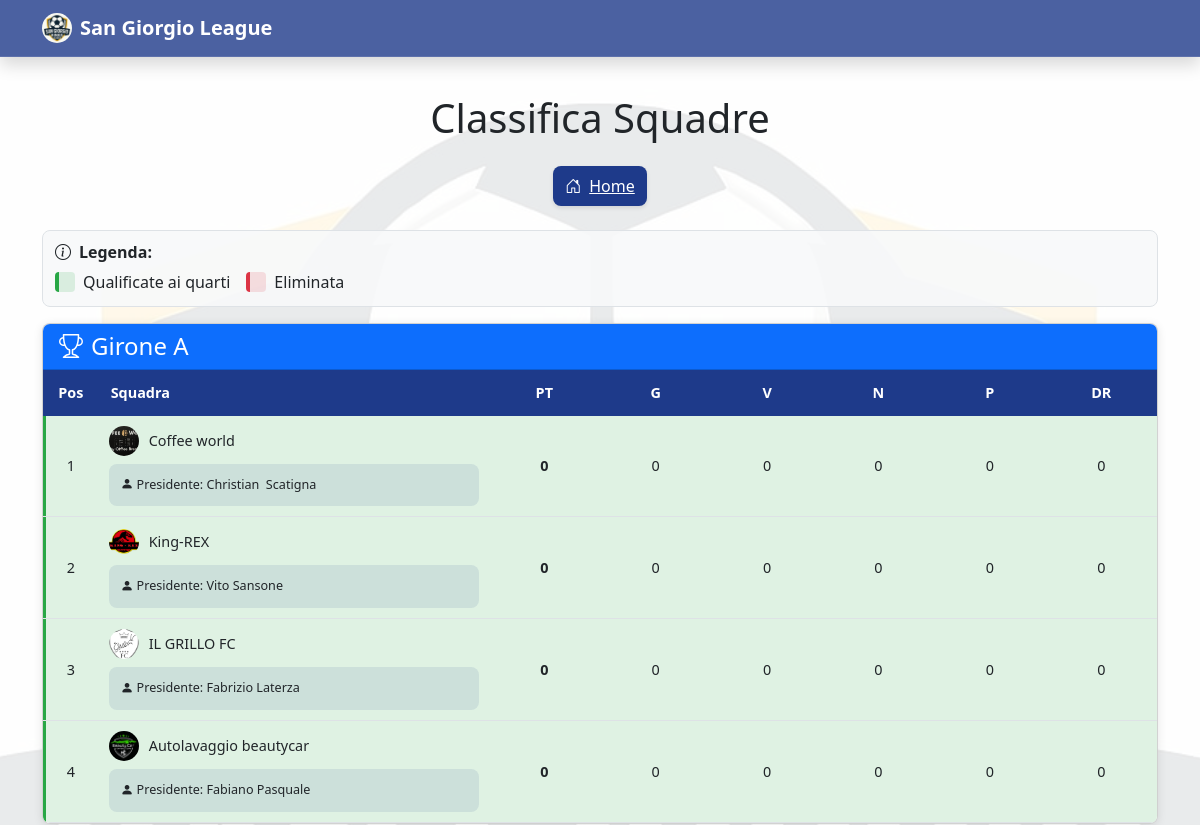
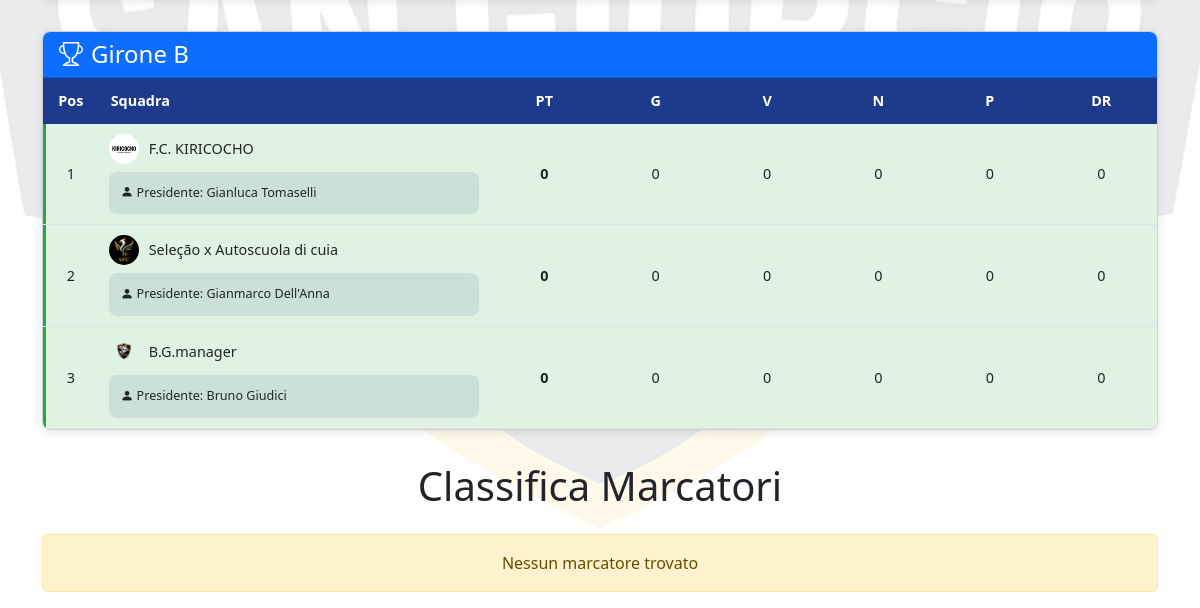
Page /Classifica.php on the earlier database version (2 pictures, top to bottom).
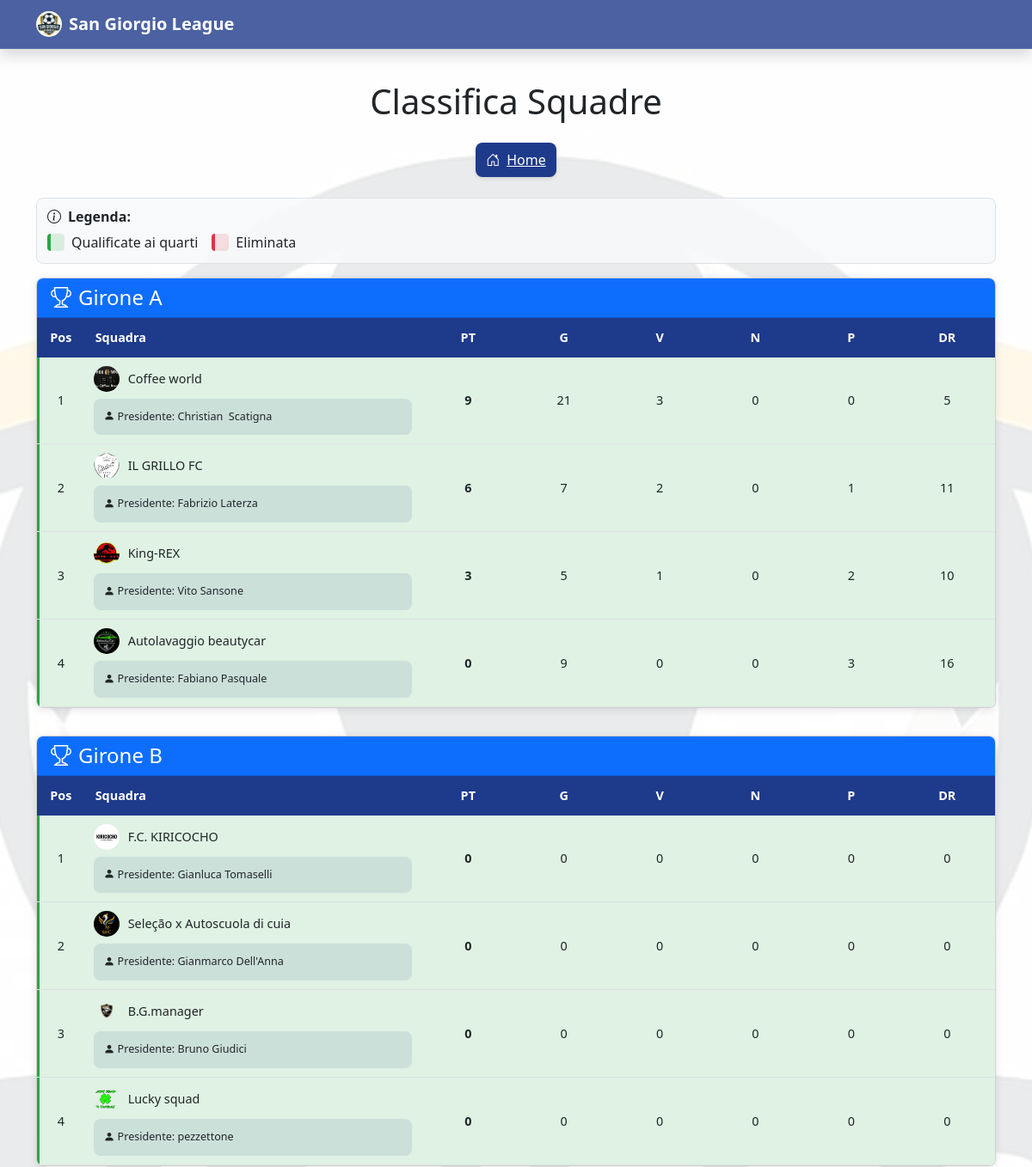
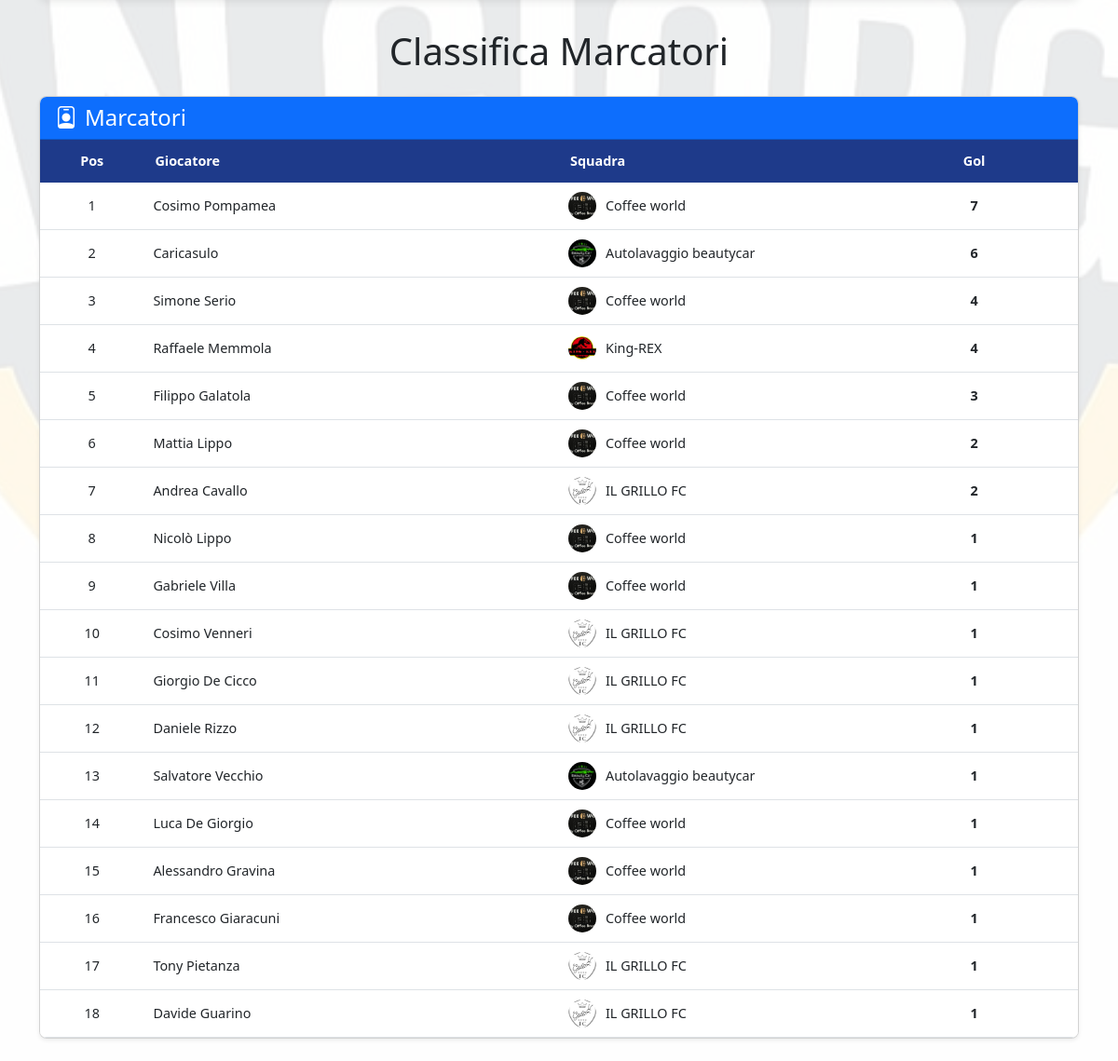
Same page on the later database version (2 pictures, top to bottom).
### tables this page shows
CREATE TABLE `squadre` (
  `ID_squadre` int(11) NOT NULL,
  `Nome` varchar(30) DEFAULT NULL,
  `immagini_loghi` varchar(30) NOT NULL,
  `Cod_presidenti` int(11) DEFAULT NULL,
  `Cod_campionato` int(11) DEFAULT NULL,
  `PT` int(11) DEFAULT 0,
  `G` int(11) DEFAULT 0,
  `V` int(11) DEFAULT 0,
  `N` int(11) DEFAULT 0,
  `P` int(11) DEFAULT 0,
  `DR` int(11) DEFAULT 0,
  `Girone` varchar(10) DEFAULT NULL
);

CREATE TABLE `presidenti` (
  `ID_presidenti` int(11) NOT NULL,
  `Nome` varchar(30) DEFAULT NULL,
  `Cognome` varchar(30) DEFAULT NULL
);

CREATE TABLE `giocatori` (
  `ID_giocatori` int(11) NOT NULL,
  `Nome` varchar(30) DEFAULT NULL,
  `Cognome` varchar(30) DEFAULT NULL,
  `Cod_squadre` int(11) DEFAULT NULL
);

### Classifica.php (the view, shortened to what the changed rows need)
<!DOCTYPE html>
<html lang="it">
<head>
    <link href="https://cdn.jsdelivr.net/npm/bootstrap@5.3.3/dist/css/bootstrap.min.css" rel="stylesheet">
    <link href="https://cdn.jsdelivr.net/npm/bootstrap-icons@1.10.5/font/bootstrap-icons.css" rel="stylesheet">
    <link rel="stylesheet" href="https://cdnjs.cloudflare.com/ajax/libs/animate.css/4.1.1/animate.min.css">
    <link rel="stylesheet" href="./style.css">
</head>
<body>
    <div class="container mt-4">
        <h1 class="text-center mb-4 animate__animated animate__fadeInDown">Classifica Squadre</h1>
        <div class="d-flex justify-content-center gap-3 mb-4">
            <a href="index.php" class="nav-btn home-btn">
            </a>
        </div>
        <?php
        include 'connessione.php';
        include 'utility.php';
        echo '<div class="legenda-classifica animate__animated animate__fadeIn">';
        echo '<h6><i class="bi bi-info-circle me-2"></i>Legenda:</h6>';
        echo '<div class="d-flex flex-wrap gap-3">';
        echo '</div>';
        echo '</div>';
        $query_gironi = "SELECT DISTINCT Girone FROM squadre WHERE Cod_campionato = 2 ORDER BY Girone";
        $result_gironi = $conn->query($query_gironi);
        if ($result_gironi->num_rows > 0) {
            while($girone_row = $result_gironi->fetch_assoc()) {
                $girone = $girone_row['Girone'];
                echo '<div class="card animate__animated animate__fadeIn">';
                echo '<div class="card-header bg-primary text-white">';
                echo '<h4 class="mb-0"><i class="bi bi-trophy me-2"></i>Girone '.$girone.'</h4>';
                echo '</div>';
                echo '<div class="card-body p-0">';
                echo '<div class="table-container">';
                echo '<table class="table-classifica mb-0">';
                echo '<thead>';
                echo '<tr>';
                echo '<th style="width: 5%;">Pos</th>';
                echo '<th style="width: 35%; text-align: left;">Squadra</th>';
                echo '<th style="width: 10%;">PT</th>';
                echo '<th style="width: 10%;">G</th>';
                echo '<th style="width: 10%;">V</th>';
                echo '<th style="width: 10%;">N</th>';
                echo '<th style="width: 10%;">P</th>';
                echo '<th style="width: 10%;">DR</th>';
                echo '</tr>';
                echo '</thead>';
                echo '<tbody>';
                $query_squadre = "SELECT
                                    squadre.ID_squadre,
                                    squadre.Nome,
                                    squadre.PT,
                                    squadre.G,
                                    squadre.V,
                                    squadre.N,
                                    squadre.P,
                                    squadre.DR,
                                    presidenti.Nome AS presidente_nome,
                                    presidenti.Cognome AS presidente_cognome
                                FROM squadre
                                LEFT JOIN presidenti ON squadre.Cod_presidenti = presidenti.ID_presidenti
                                WHERE squadre.Cod_campionato = 2
                                AND squadre.Girone = '".$girone."'
                                ORDER BY squadre.PT DESC, squadre.DR DESC";
                $result_squadre = $conn->query($query_squadre);
                if ($result_squadre->num_rows > 0) {
                    $posizione = 1;
                    $num_squadre = $result_squadre->num_rows;
                    while($row = $result_squadre->fetch_assoc()) {
                        $rowClass = '';
                        if ($posizione < 5) {
                            $rowClass = 'primo';
                        } elseif ($posizione >= $num_squadre - 1) {
                            $rowClass = 'retrocessione';
                        }
                        echo '<tr class="'.$rowClass.'">';
                        echo '<td>'.$posizione.'</td>';
                        echo '<td style="text-align: left;">';
                        echo displaySquadraWithLogo($row['Nome'], $conn);
                        if (!empty($row['presidente_nome']) || !empty($row['presidente_cognome'])) {
                            $presidente = trim($row['presidente_nome'] . ' ' . $row['presidente_cognome']);
                            echo '<div class="presidente-info small">';
                            echo '<i class="bi bi-person-fill"></i> Presidente: '.$presidente;
                            echo '</div>';
                        }
                        echo '</td>';
                        echo '<td><strong>'.$row['PT'].'</strong></td>';
                        echo '<td>'.$row['G'].'</td>';
                        echo '<td>'.$row['V'].'</td>';
                        echo '<td>'.$row['N'].'</td>';
                        echo '<td>'.$row['P'].'</td>';
                        echo '<td>'.$row['DR'].'</td>';
                        echo '</tr>';
                        $posizione++;
                    }
                } else {
                    echo '<tr><td colspan="8" class="text-center py-3">Nessuna squadra trovata in questo girone</td></tr>';
                }
                echo '</tbody>';
                echo '</table>';
                echo '</div>';
                echo '</div>';
                echo '</div>';
            }
        } else {
            echo '<div class="alert alert-warning text-center">Nessun girone trovato</div>';
        }
        echo '<h1 class="text-center mb-4 animate__animated animate__fadeIn">Classifica Marcatori</h1>';
        $query_marcatori = "SELECT giocatori.ID_giocatori, giocatori.Nome, giocatori.Cognome, squadre.Nome AS squadra,SUM(cont_goal.Goal) AS gol_totali
                        FROM giocatori
                        JOIN cont_goal ON giocatori.ID_giocatori = cont_goal.Cod_giocatori
                        JOIN squadre ON giocatori.Cod_squadre = squadre.ID_squadre
                        WHERE squadre.Cod_campionato = 2
                        GROUP BY giocatori.ID_giocatori
                        ORDER BY gol_totali DESC";
        $result_marcatori = $conn->query($query_marcatori);
        if ($result_marcatori->num_rows > 0) {
            echo '<div class="card shadow-sm mb-4 animate__animated animate__fadeIn">';
            echo '<div class="card-header bg-primary text-white">';
            echo '<h4 class="mb-0"><i class="bi bi-person-badge me-2"></i>Marcatori</h4>';
            echo '</div>';
            echo '<div class="card-body p-0">';
            echo '<div class="table-container">';
            echo '<table class="table-classifica mb-0">';
            echo '<thead>';
            echo '<tr>';
            echo '<th style="width: 10%;">Pos</th>';
            echo '<th style="width: 40%; text-align: left;">Giocatore</th>';
            echo '<th style="width: 30%; text-align: left;">Squadra</th>';
            echo '<th style="width: 20%;">Gol</th>';
            echo '</tr>';
            echo '</thead>';
            echo '<tbody>';
            $posizione = 1;
            while($row = $result_marcatori->fetch_assoc()) {
                $nome_completo = trim($row['Nome'] . ' ' . $row['Cognome']);
                $rowClass = $posizione <= 3 ? 'top-player' : '';
                echo '<tr class="'.$rowClass.'">';
                echo '<td>'.$posizione.'</td>';
                echo '<td style="text-align: left;">'.$nome_completo.'</td>';
                echo '<td style="text-align: left;">';
                echo displaySquadraWithLogo($row['squadra'], $conn);
                echo '</td>';
                echo '<td><strong>'.$row['gol_totali'].'</strong></td>';
                echo '</tr>';
                $posizione++;
            }
            echo '</tbody>';
            echo '</table>';
            echo '</div>';
            echo '</div>';
            echo '</div>';
        } else {
            echo '<div class="alert alert-warning text-center">Nessun marcatore trovato</div>';
        }
        ?>
    </div>
</body>
</html>

### utility.php (shortened to what the changed rows need)
<?php
if (!function_exists('getLogoPath')) {
    function getLogoPath($nomeSquadra, $conn) {
        $query = "SELECT immagini_loghi FROM squadre WHERE Nome = ? LIMIT 1";
        $stmt = $conn->prepare($query);
        $stmt->bind_param("s", $nomeSquadra);
        $stmt->execute();
        $result = $stmt->get_result();
        if ($result->num_rows > 0) {
            $row = $result->fetch_assoc();
            return './immagini/' . $row['immagini_loghi'];
        }
        return '';
    }
}
if (!function_exists('displaySquadraWithLogo')) {
    function displaySquadraWithLogo($nomeSquadra, $conn) {
        $logoPath = getLogoPath($nomeSquadra, $conn);
        $output = '';
        if (!empty($logoPath)) {
            $output .= '<img src="'.$logoPath.'" class="squadra-logo" alt="'.$nomeSquadra.'">';
        }
        $output .= '<span class="squadra-nome">'.$nomeSquadra.'</span>';
        return $output;
    }
}
?>

Differences in the rows shown:
changed squadre "Coffee world": PT "0" → "9"; G "0" → "21"; V "0" → "3"; DR "0" → "5"
changed squadre "IL GRILLO FC": PT "0" → "6"; G "0" → "7"; V "0" → "2"; P "0" → "1"; DR "0" → "11"; moves up the list
changed squadre "King-REX": PT "0" → "3"; G "0" → "5"; V "0" → "1"; P "0" → "2"; DR "0" → "10"
changed squadre "Autolavaggio beautycar": G "0" → "9"; P "0" → "3"; DR "0" → "16"
added squadre: shows a picture, Nome "Lucky squad", Cod_presidenti.Cognome "pezzettone", PT "0", G "0", V "0", N "0", P "0", DR "0", shown under "B"
added giocatori: nome_completo "Cosimo Pompamea", Cod_squadre.Nome "Coffee world", gol_totali "7"
added giocatori: Nome "Caricasulo", Cod_squadre.Nome "Autolavaggio beautycar", gol_totali "6"
added giocatori: nome_completo "Simone Serio", Cod_squadre.Nome "Coffee world", gol_totali "4"
added giocatori: nome_completo "Raffaele Memmola", Cod_squadre.Nome "King-REX", gol_totali "4"
added giocatori: nome_completo "Filippo Galatola", Cod_squadre.Nome "Coffee world", gol_totali "3"
added giocatori: nome_completo "Mattia Lippo", Cod_squadre.Nome "Coffee world", gol_totali "2"
added giocatori: nome_completo "Andrea Cavallo", Cod_squadre.Nome "IL GRILLO FC", gol_totali "2"
added giocatori: nome_completo "Nicolò Lippo", Cod_squadre.Nome "Coffee world", gol_totali "1"
added giocatori: nome_completo "Gabriele Villa", Cod_squadre.Nome "Coffee world", gol_totali "1"
added giocatori: nome_completo "Cosimo Venneri", Cod_squadre.Nome "IL GRILLO FC", gol_totali "1"
added giocatori: nome_completo "Giorgio De Cicco", Cod_squadre.Nome "IL GRILLO FC", gol_totali "1"
added giocatori: nome_completo "Daniele Rizzo", Cod_squadre.Nome "IL GRILLO FC", gol_totali "1"
added giocatori: nome_completo "Salvatore Vecchio", Cod_squadre.Nome "Autolavaggio beautycar", gol_totali "1"
added giocatori: nome_completo "Luca De Giorgio", Cod_squadre.Nome "Coffee world", gol_totali "1"
added giocatori: nome_completo "Alessandro Gravina", Cod_squadre.Nome "Coffee world", gol_totali "1"
added giocatori: nome_completo "Francesco Giaracuni", Cod_squadre.Nome "Coffee world", gol_totali "1"
added giocatori: nome_completo "Tony Pietanza", Cod_squadre.Nome "IL GRILLO FC", gol_totali "1"
added giocatori: nome_completo "Davide Guarino", Cod_squadre.Nome "IL GRILLO FC", gol_totali "1"
Other differences:
text no longer shown: "Nessun marcatore trovato"
text now shown: "Marcatori Pos Giocatore Squadra Gol"
